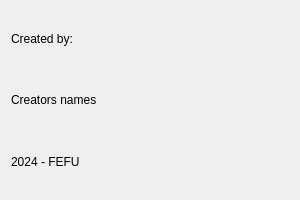
<?xml version="1.0" encoding="UTF-8"?>
<ui version="4.0">
 <class>AboutWidget</class>
 <widget class="QDialog" name="AboutWidget">
  <property name="geometry">
   <rect>
    <x>0</x>
    <y>0</y>
    <width>300</width>
    <height>200</height>
   </rect>
  </property>
  <property name="windowTitle">
   <string>About</string>
  </property>
  <property name="autoFillBackground">
   <bool>false</bool>
  </property>
  <layout class="QGridLayout" name="gridLayout">
   <item row="0" column="0">
    <layout class="QVBoxLayout" name="verticalLayout">
     <item>
      <widget class="QLabel" name="label">
       <property name="text">
        <string>Created by:</string>
       </property>
      </widget>
     </item>
     <item>
      <widget class="QLabel" name="label_2">
       <property name="text">
        <string>Creators names</string>
       </property>
      </widget>
     </item>
     <item>
      <widget class="QLabel" name="label_3">
       <property name="text">
        <string>2024 - FEFU</string>
       </property>
      </widget>
     </item>
    </layout>
   </item>
  </layout>
 </widget>
 <resources/>
 <connections/>
</ui>
